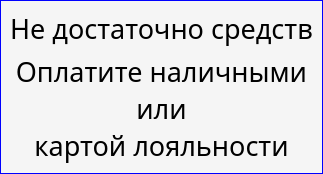
                    <widget class="QWidget" name="not_enough_cash_page">
                     <layout class="QVBoxLayout" name="verticalLayout_9">
                      <property name="spacing">
                       <number>0</number>
                      </property>
                      <property name="leftMargin">
                       <number>0</number>
                      </property>
                      <property name="topMargin">
                       <number>0</number>
                      </property>
                      <property name="rightMargin">
                       <number>0</number>
                      </property>
                      <property name="bottomMargin">
                       <number>0</number>
                      </property>
                      <item>
                       <widget class="QFrame" name="frame_11">
                        <property name="styleSheet">
                         <string notr="true">#frame_11 {
	background-color: rgb(245, 245, 245);
	border: 1px solid blue;
}</string>
                        </property>
                        <property name="frameShape">
                         <enum>QFrame::NoFrame</enum>
                        </property>
                        <property name="frameShadow">
                         <enum>QFrame::Raised</enum>
                        </property>
                        <layout class="QVBoxLayout" name="verticalLayout_10">
                         <item alignment="Qt::AlignTop">
                          <widget class="QLabel" name="label">
                           <property name="font">
                            <font>
                             <family>Rubik</family>
                             <pointsize>20</pointsize>
                            </font>
                           </property>
                           <property name="text">
                            <string>Не достаточно средств</string>
                           </property>
                           <property name="alignment">
                            <set>Qt::AlignCenter</set>
                           </property>
                          </widget>
                         </item>
                         <item>
                          <widget class="QLabel" name="label_2">
                           <property name="sizePolicy">
                            <sizepolicy hsizetype="Preferred" vsizetype="Expanding">
                             <horstretch>0</horstretch>
                             <verstretch>0</verstretch>
                            </sizepolicy>
                           </property>
                           <property name="font">
                            <font>
                             <family>Rubik</family>
                             <pointsize>20</pointsize>
                            </font>
                           </property>
                           <property name="text">
                            <string>Оплатите наличными
или
картой лояльности</string>
                           </property>
                           <property name="alignment">
                            <set>Qt::AlignCenter</set>
                           </property>
                          </widget>
                         </item>
                        </layout>
                       </widget>
                      </item>
                     </layout>
                    </widget>
